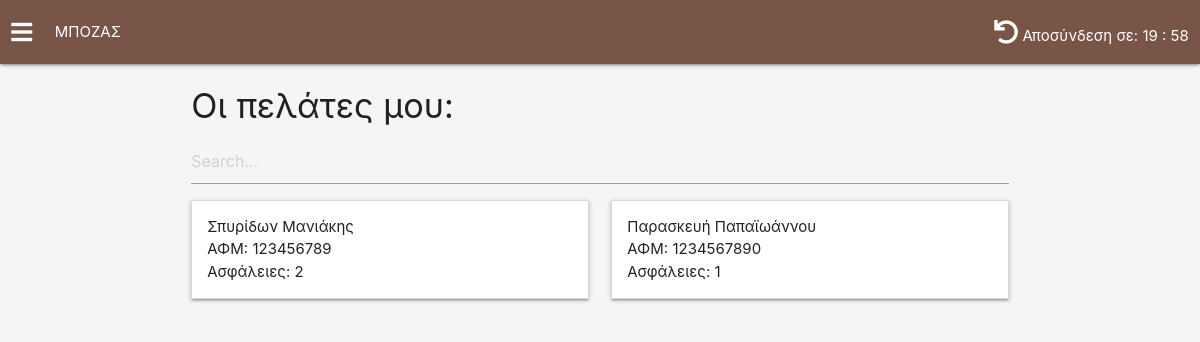
/customers (signed in), run on the app's committed database.
### myApp/models.py (models this page shows, shortened)
class Insurer(AbstractUser):
    employee_externalPartner_choices = (
        ('Υπάλληλος', 'Υπάλληλος'),
        ('Εξωτερικός', 'Εξωτερικός')
    )
    first_name               = models.CharField(max_length=64, default="")
    last_name                = models.CharField(max_length=64, default="")
    address                  = models.CharField(max_length=254, default="")
    age                      = models.IntegerField(default=1)
    AFM                      = models.IntegerField(null=True, default=None, unique=True)
    employee_externalPartner = models.CharField(max_length=64, choices=employee_externalPartner_choices, default="")
    class Meta:
        verbose_name_plural = "Insurers"

class Customer(models.Model):
    first_name  = models.CharField(max_length=64, default="")
    last_name   = models.CharField(max_length=64, default="")
    AFM         = models.IntegerField(default=0, unique=True)
    AMKA        = models.IntegerField(default=0, unique=True)
    address     = models.CharField(max_length=128, default="")
    dateOfBirth = models.DateField(null=True)
    age         = models.IntegerField(null=True, default=0)
    insurer     = models.ForeignKey(Insurer, on_delete=models.CASCADE)

### myApp/views.py (the view, shortened to what this page needs)
# urls.py: path('customers', views.customers, name='customers'),
def customers(request):
    if not request.user.is_authenticated:
        return render(request, "html/index.html", {"message": 'Invalid credentials.'})
    is_admin = True if request.user.is_staff else False
    user = {
        "user": Insurer.objects.get(id=request.user.id),
        'customers': Insurer.objects.get(id=request.user.id).customer_set.all(),
        'is_admin': is_admin
    }
    return render(request, 'html/customers.html', user)

### myApp/templates/html/customers.html (shortened to what this page needs)
{% extends "html/layout.html" %}
{% load static %}
{% block head %}
    <link rel="stylesheet" href="{% static 'myCss/dashboard.css' %}">
    <link rel="stylesheet" href="{% static 'myCss/statistics.css' %}">
{% endblock %}
{% block body%}
    {% include "html/navbar.html" %}
    <div class="container">
        <div class="row">
            {% if is_admin %}
                 <div class="col s12">
                    <h4>Πελάτες:</h4>
                </div>
            {% else %}
                <div class="col s12">
                    <h4>Οι πελάτες μου:</h4>
                </div>
            {% endif %}
            <div class="col s12">
                <input type="text" id="myInput" class="form-control" aria-label="Small" placeholder="Search..."
                       aria-describedby="inputGroup-sizing-sm">
            </div>
            {% for customer in customers %}
                <div class="col l6 s12 customer_list_item">
                    <ul class="collapsible">
                        <li>
                            <div class="collapsible-header">{{ customer.first_name }} {{ customer.last_name }} <br>
                                ΑΦΜ: {{ customer.AFM }} <br>
                                Ασφάλειες: {{ customer.insurance_set.count }}
                            </div>
                        </li>
                    </ul>
                </div>
            {% endfor %}
        </div>
    </div>
{% endblock %}

### myApp/templates/html/navbar.html (shortened to what this page needs)
<div class="navbar-fixed">
    <nav>
        <div class="nav-wrapper brown darker-4 row">
            <div class="col"><i class="fas fa-bars sidenav-trigger" data-target="mobile-demo"></i></div>
            <div class="col hide-on-small-and-down">{{ user.last_name|capfirst }}</div>
            <div class="col right">
                <i class="fas fa-undo renew_button"></i>
                Αποσύνδεση σε: <span id="countdown">20 : 00</span>
            </div>
        </div>
    </nav>
</div>

### myApp/static/myCss/all_css.css (style rules this page uses)
html, body { height: 100%; background-color: whitesmoke; }
.sidenav-trigger { cursor: pointer; float: none !important; margin: 0 !important; }
.renew_button { cursor: pointer; }

### myApp/static/myCss/dashboard.css (style rules this page uses)
html, body { height: 100%; background-color: whitesmoke; }

### data on the page
Insurer: last_name "ΜΠΟΖΑΣ"
Customer: first_name "Σπυρίδων", last_name "Μανιάκης", AFM "123456789", insurance_set.count "2"
Customer: first_name "Παρασκευή", last_name "Παπαϊωάννου", AFM "1234567890", insurance_set.count "1"
